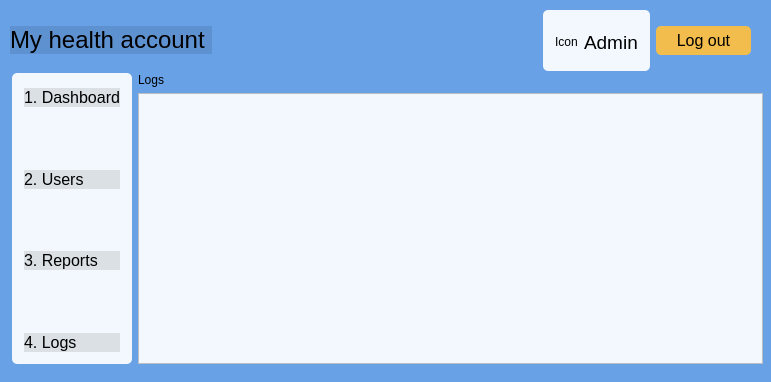
<?xml version="1.0" encoding="UTF-8"?>
<ui version="4.0">
 <class>AdminLogs</class>
 <widget class="QDialog" name="AdminLogs">
  <property name="geometry">
   <rect>
    <x>0</x>
    <y>0</y>
    <width>771</width>
    <height>382</height>
   </rect>
  </property>
  <property name="windowTitle">
   <string>Dialog</string>
  </property>
  <property name="styleSheet">
   <string notr="true">background-color: rgb(104, 161, 229);</string>
  </property>
  <widget class="QWidget" name="layoutWidget">
   <property name="geometry">
    <rect>
     <x>12</x>
     <y>73</y>
     <width>751</width>
     <height>291</height>
    </rect>
   </property>
   <layout class="QGridLayout" name="gridLayout">
    <item row="0" column="0" rowspan="2">
     <widget class="QGroupBox" name="groupBox_2">
      <property name="styleSheet">
       <string notr="true">QGroupBox { 
     border-radius: 5px; 
	background-color: rgb(242, 248, 253);
 } </string>
      </property>
      <property name="title">
       <string/>
      </property>
      <layout class="QVBoxLayout" name="verticalLayout_2">
       <item>
        <widget class="QPushButton" name="pushButtonDashboard">
         <property name="styleSheet">
          <string notr="true">QPushButton {
	background-color: rgb(0, 0, 0,0.1); 
	border: none; 
	color: rgb(0, 0, 0); 
	font: 16px;
	text-align: left;
} 

QPushButton:hover { 
	background-color: rgb(0, 0, 0, 0.1); 
	border: none; 
	color: rgb(0, 43, 255); 
}
</string>
         </property>
         <property name="text">
          <string>1. Dashboard</string>
         </property>
        </widget>
       </item>
       <item>
        <spacer name="verticalSpacer_4">
         <property name="orientation">
          <enum>Qt::Vertical</enum>
         </property>
         <property name="sizeHint" stdset="0">
          <size>
           <width>20</width>
           <height>13</height>
          </size>
         </property>
        </spacer>
       </item>
       <item>
        <widget class="QPushButton" name="pushButtonUsers">
         <property name="styleSheet">
          <string notr="true">QPushButton {
	background-color: rgb(0, 0, 0,0.1); 
	border: none; 
	color: rgb(0, 0, 0); 
	font: 16px;
	text-align: left;
} 

QPushButton:hover { 
	background-color: rgb(0, 0, 0, 0.1); 
	border: none; 
	color: rgb(0, 43, 255); 
}
</string>
         </property>
         <property name="text">
          <string>2. Users</string>
         </property>
        </widget>
       </item>
       <item>
        <spacer name="verticalSpacer_5">
         <property name="orientation">
          <enum>Qt::Vertical</enum>
         </property>
         <property name="sizeHint" stdset="0">
          <size>
           <width>20</width>
           <height>13</height>
          </size>
         </property>
        </spacer>
       </item>
       <item>
        <widget class="QPushButton" name="pushButtonReports">
         <property name="styleSheet">
          <string notr="true">QPushButton {
	background-color: rgb(0, 0, 0,0.1); 
	border: none; 
	color: rgb(0, 0, 0); 
	font: 16px;
	text-align: left;
} 

QPushButton:hover { 
	background-color: rgb(0, 0, 0, 0.1); 
	border: none; 
	color: rgb(0, 43, 255); 
}
</string>
         </property>
         <property name="text">
          <string>3. Reports</string>
         </property>
        </widget>
       </item>
       <item>
        <spacer name="verticalSpacer_6">
         <property name="orientation">
          <enum>Qt::Vertical</enum>
         </property>
         <property name="sizeHint" stdset="0">
          <size>
           <width>20</width>
           <height>13</height>
          </size>
         </property>
        </spacer>
       </item>
       <item>
        <widget class="QPushButton" name="pushButtonLogs">
         <property name="styleSheet">
          <string notr="true">QPushButton {
	background-color: rgb(0, 0, 0,0.1); 
	border: none; 
	color: rgb(0, 0, 0); 
	font: 16px;
	text-align: left;
} 

QPushButton:hover { 
	background-color: rgb(0, 0, 0, 0.1); 
	border: none; 
	color: rgb(0, 43, 255); 
}
</string>
         </property>
         <property name="text">
          <string>4. Logs</string>
         </property>
        </widget>
       </item>
      </layout>
     </widget>
    </item>
    <item row="0" column="1">
     <widget class="QLabel" name="labelUserList">
      <property name="styleSheet">
       <string notr="true">font: 16pt &quot;.AppleSystemUIFont&quot;;
background-color: rgb(104, 161, 229);</string>
      </property>
      <property name="text">
       <string>Logs</string>
      </property>
     </widget>
    </item>
    <item row="1" column="1">
     <widget class="QTableView" name="tableView">
      <property name="styleSheet">
       <string notr="true">background-color: rgb(242, 248, 253)</string>
      </property>
     </widget>
    </item>
   </layout>
  </widget>
  <widget class="QWidget" name="layoutWidget_2">
   <property name="geometry">
    <rect>
     <x>10</x>
     <y>10</y>
     <width>741</width>
     <height>61</height>
    </rect>
   </property>
   <layout class="QHBoxLayout" name="horizontalLayout">
    <item>
     <widget class="QPushButton" name="pushButtonMyHealthAccount">
      <property name="styleSheet">
       <string notr="true">QPushButton {
	background-color: rgb(0, 0, 0,0.1); 
	border: none; 
	color: rgb(0, 0, 0); 
	font: 24px;
	text-align: left;
} 

</string>
      </property>
      <property name="text">
       <string>My health account </string>
      </property>
     </widget>
    </item>
    <item>
     <spacer name="horizontalSpacer">
      <property name="orientation">
       <enum>Qt::Horizontal</enum>
      </property>
      <property name="sizeHint" stdset="0">
       <size>
        <width>188</width>
        <height>20</height>
       </size>
      </property>
     </spacer>
    </item>
    <item>
     <widget class="QGroupBox" name="groupBox_6">
      <property name="styleSheet">
       <string notr="true">QGroupBox { 
     border-radius: 5px; 
	background-color: rgb(242, 248, 253);
 } </string>
      </property>
      <property name="title">
       <string/>
      </property>
      <layout class="QGridLayout" name="gridLayout_2">
       <item row="0" column="0">
        <widget class="QLabel" name="labelAdmin">
         <property name="styleSheet">
          <string notr="true">background-color: rgb(242, 248, 253,0)</string>
         </property>
         <property name="text">
          <string>Icon</string>
         </property>
        </widget>
       </item>
       <item row="0" column="1">
        <widget class="QLabel" name="label_17">
         <property name="font">
          <font>
           <family>.AppleSystemUIFont</family>
           <pointsize>14</pointsize>
           <italic>false</italic>
           <bold>false</bold>
          </font>
         </property>
         <property name="styleSheet">
          <string notr="true">font: 14pt &quot;.AppleSystemUIFont&quot;;
background-color: rgb(242, 248, 253,0)</string>
         </property>
         <property name="text">
          <string>Admin</string>
         </property>
        </widget>
       </item>
      </layout>
     </widget>
    </item>
    <item>
     <widget class="QPushButton" name="pushButtonLogout">
      <property name="styleSheet">
       <string notr="true">QPushButton {
    background-color: rgb(242, 189, 76); 
    border: none;
     border-radius: 5px; 
    color: rgb(0, 0, 0); 
    font: 16px;
    padding: 5 20px;
} 

QPushButton:hover { 
    background-color: rgb(245, 149, 66); 
    border: none; 
    border-radius: 5px; 
    color: rgb(0, 43, 255); 
}</string>
      </property>
      <property name="text">
       <string>Log out</string>
      </property>
     </widget>
    </item>
   </layout>
  </widget>
 </widget>
 <resources/>
 <connections/>
</ui>
